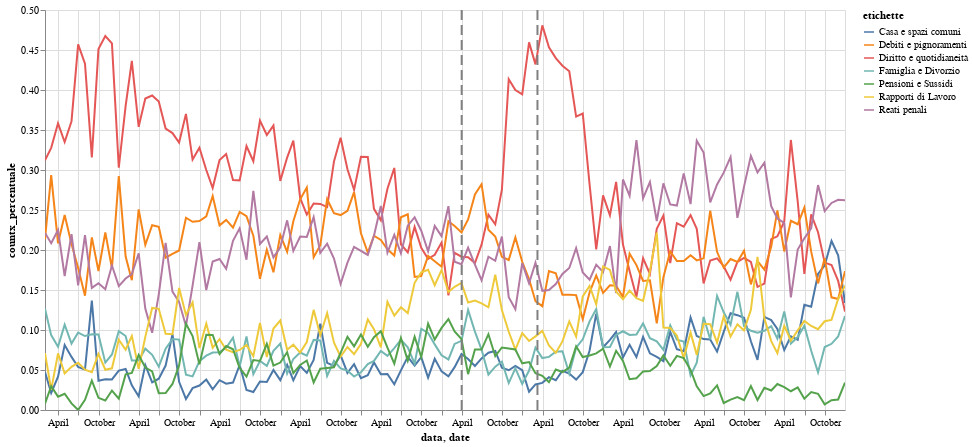

This figure's Vega-Lite source:
### Vega-Lite specification from a JSON file in a GitHub repository (floating-point values rounded to 4 significant figures; data arrays with more than 128 entries replaced by an {"elided": "..."} marker saying what was removed)
{"config": {"view": {"continuousWidth": 300, "continuousHeight": 300}}, "layer": [{"data": {"name": "data-5527f6c74979b7ab8587458342aaa299"}, "mark": {"type": "line"}, "encoding": {"color": {"condition": {"param": "param_73", "field": "etichette", "type": "nominal"}, "value": "lightgray"}, "opacity": {"condition": {"param": "param_73", "value": 1}, "value": 0.3}, "tooltip": [{"field": "data", "type": "temporal"}, {"field": "countx_percentuale", "type": "quantitative"}, {"field": "etichette", "type": "nominal"}], "x": {"field": "data", "type": "temporal"}, "y": {"field": "countx_percentuale", "type": "quantitative"}}, "name": "view_35"}, {"data": {"name": "data-c68f2316896624d3eb521d51bba03c12"}, "mark": {"type": "rule", "color": "grey", "strokeDash": [10, 5]}, "encoding": {"size": {"value": 2}, "tooltip": [{"field": "event", "type": "nominal"}], "x": {"field": "date", "type": "temporal"}}}], "height": 400, "params": [{"name": "param_73", "select": {"type": "point", "fields": ["etichette"]}, "bind": "legend", "views": ["view_35"]}, {"name": "param_74", "select": {"type": "interval", "encodings": ["x", "y"]}, "bind": "scales", "views": ["view_35"]}], "width": 800, "$schema": "https://vega.github.io/schema/vega-lite/v5.17.0.json", "datasets": {"data-5527f6c74979b7ab8587458342aaa299": {"elided": "840 records"}, "data-c68f2316896624d3eb521d51bba03c12": [{"date": "2020-03-09", "event": "Covid"}, {"date": "2019-04-01", "event": "Reddito di cittadinanza"}]}}
